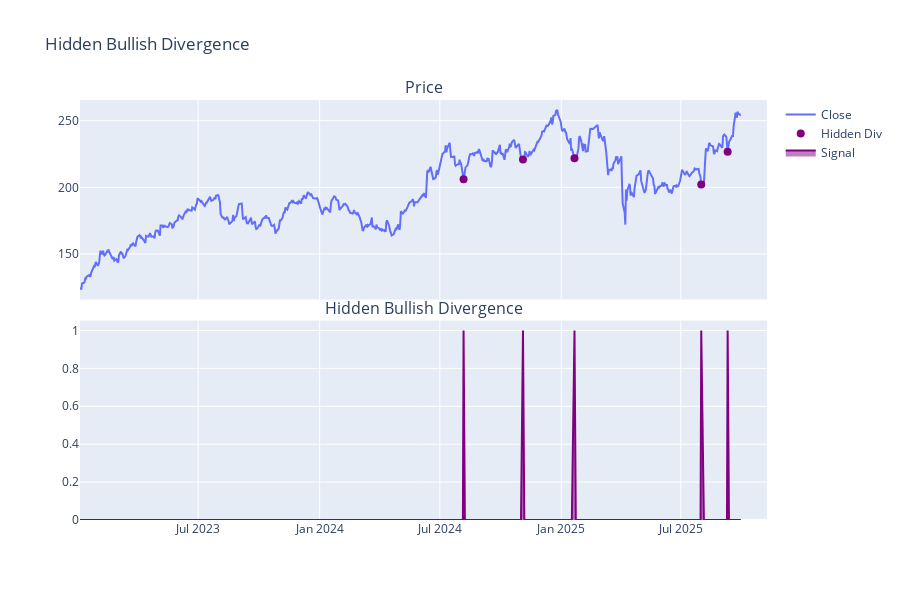

Notebook cell for this chart:
### Markdown cell above
## 6. Hidden Bullish Divergence

HIGHER low in price (making progress) but LOWER low in RSI (underlying weakness). Different from regular divergence, indicates false breakdowns.

### Code cell
df = detect_hidden_divergence(df)

fig = make_subplots(rows=2, cols=1, shared_xaxes=True, vertical_spacing=0.05,
                    subplot_titles=('Price', 'Hidden Bullish Divergence'))

fig.add_trace(go.Scatter(x=df['date'], y=df['close'], name='Close'), row=1, col=1)
hidden_div = df[df['hidden_bullish_divergence'] == 1]
fig.add_trace(go.Scatter(x=hidden_div['date'], y=hidden_div['close'], mode='markers',
                        name='Hidden Div', marker=dict(color='purple', size=8)), row=1, col=1)

fig.add_trace(go.Scatter(x=df['date'], y=df['hidden_bullish_divergence'], name='Signal',
                        fill='tozeroy', line=dict(color='purple')), row=2, col=1)

fig.update_layout(height=600, title_text="Hidden Bullish Divergence")
fig.show()

### Figure 1 — Plotly figure (JSON) as saved in the notebook; plotly's stock layout.template omitted (floating-point values rounded to 4 significant figures; data arrays with more than 128 entries replaced by an {"elided": "..."} marker saying what was removed)
{"data": [{"name": "Close", "type": "scatter", "x": {"elided": "688 str values"}, "xaxis": "x", "y": {"elided": "688 float values"}, "yaxis": "y"}, {"marker": {"color": "purple", "size": 8}, "mode": "markers", "name": "Hidden Div", "type": "scatter", "x": ["2024-08-06T00:00:00.000000000", "2024-11-04T00:00:00.000000000", "2025-01-21T00:00:00.000000000", "2025-08-01T00:00:00.000000000", "2025-09-10T00:00:00.000000000"], "xaxis": "x", "y": [206.0, 221.0, 221.9, 202.2, 226.8], "yaxis": "y"}, {"fill": "tozeroy", "line": {"color": "purple"}, "name": "Signal", "type": "scatter", "x": {"elided": "688 str values"}, "xaxis": "x2", "y": {"elided": "688 int values"}, "yaxis": "y2"}], "layout": {"annotations": [{"font": {"size": 16}, "showarrow": false, "text": "Price", "x": 0.5, "xanchor": "center", "xref": "paper", "y": 1, "yanchor": "bottom", "yref": "paper"}, {"font": {"size": 16}, "showarrow": false, "text": "Hidden Bullish Divergence", "x": 0.5, "xanchor": "center", "xref": "paper", "y": 0.475, "yanchor": "bottom", "yref": "paper"}], "height": 600, "title": {"text": "Hidden Bullish Divergence"}, "xaxis": {"anchor": "y", "domain": [0, 1], "matches": "x2", "showticklabels": false}, "xaxis2": {"anchor": "y2", "domain": [0, 1]}, "yaxis": {"anchor": "x", "domain": [0.525, 1]}, "yaxis2": {"anchor": "x2", "domain": [0, 0.475]}}}
